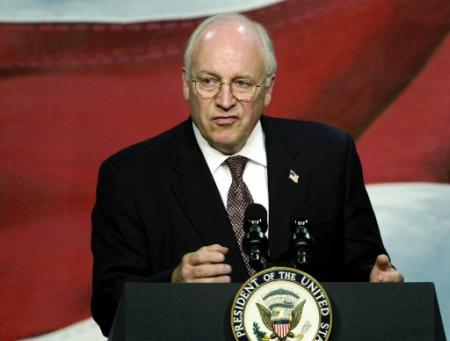
#> input picture test_images/img_392.jpg, 450 x 341 px, given in place of test_imagesimg_140.jpg, which was not available; the run also reads 1 picture not shown here
$ python haar_face_detection.py --folder test_images --xml haarcascade_frontalface_default.xml
#> lines starting #> are read from the running program, lines starting #| are printed output that depends on the picture; pictures that were not available may be replaced by others from this repository, and a replacement may not be noted
# Usage example: python3 haar_face_detection.py --folder=data/originalPics/2002/07/19/big/ --xml=haarcascade_frontalface_default.xml

# import the necessary packages
import cv2 as cv
import argparse
import os
import json
import time


# Construct the argument parse and parse the arguments
ap = argparse.ArgumentParser()
ap.add_argument("-f", "--folder", required = True,
	help = "path to folder with images")
ap.add_argument("-x", "--xml", required = True,
    help = "path to haarcascade xml file")
args = ap.parse_args()

print("[INFO] loading model...")
# Load the required XML classifiers
face_cascade = cv.CascadeClassifier(args.xml)

# Path to test image
path  = 'test_images/img_140.jpg'

# List of dictionary
annotation = []

# Make dirictory if it isn't here
if not os.path.isdir('images/'):
    os.makedirs('images/')

def load_images_from_folder(path):
    """Load images from the folder

    Keyword arguments:
    path -- path to folder with images

    """

    for (i,filename) in enumerate(os.listdir(path)):
        if filename.split('.')[-1].lower() in {'jpeg', 'jpg', 'png'}:
            load_images_to_folder(path + filename, i)
#> in load_images_to_folder, img is the input picture: shape (341, 450, 3); mean B, G, R 56.2, 62.5, 96.8
#> in face_detection, `gray = cv.cvtColor(image, cv.COLOR_BGR2GRAY)`:
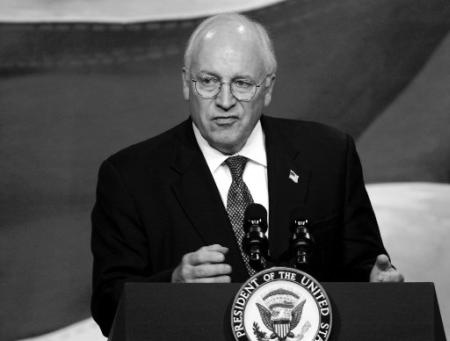
#> gray: shape (341, 450); min 0, max 255, mean 72
#> in face_detection, `faces = face_cascade.detectMultiScale(gray, 1.3, 5)`: faces = [[174, 42, 100, 100]]
#| Number of faces detected: 1
#> the loop in load_images_to_folder, `for (x,y,w,h) in faces:` made 1 pass
#> pass 1, in load_images_to_folder, `blurred = cv.GaussianBlur(img,(25,25),0)`:
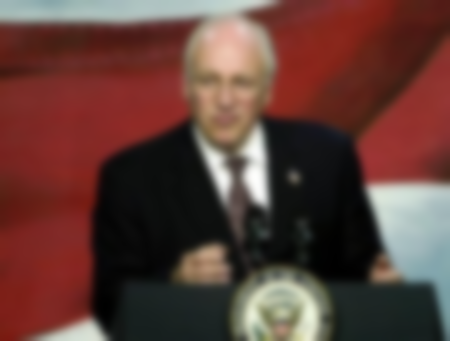
#> blurred: shape (341, 450, 3); mean B, G, R 56.1, 62.5, 96.7
#> pass 1, in load_images_to_folder, `cv.imwrite(os.path.join('images/', "image-" + str(key) + ".jpg"), img)`:
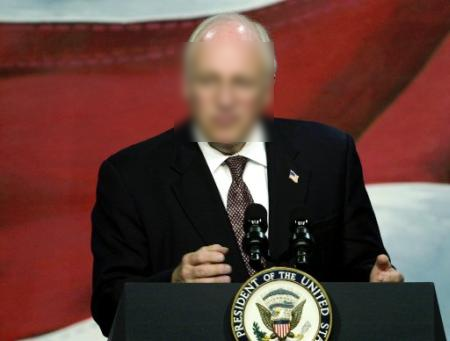
#> saved as image-0.jpg: shape (341, 450, 3); mean B, G, R 56.1, 62.5, 96.7
#> after the loop in load_images_to_folder, `for (x,y,w,h) in faces:`: annotation = 1 item; coor = [[174, 42, 274, 142]]; k = 1
#> pass 2 of the loop in load_images_from_folder, `for (i,filename) in enumerate(os.listdir(path)):`:
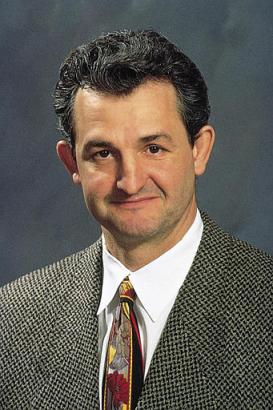
#> input picture test_images/img_140.jpg, 273 x 410 px, given in place of test_imagesimg_392.jpg, which was not available
#> in load_images_to_folder, img is the input picture: shape (410, 273, 3); mean B, G, R 87.1, 94.5, 100.3
#> in face_detection (call 2), `gray = cv.cvtColor(image, cv.COLOR_BGR2GRAY)`:
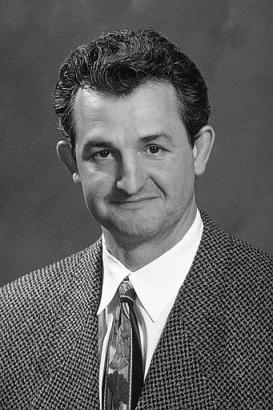
#> gray: shape (410, 273); min 0, max 255, mean 95.4
#> in face_detection (call 2), `faces = face_cascade.detectMultiScale(gray, 1.3, 5)`: faces = [[57, 91, 151, 151]]
#| Number of faces detected: 1
#> the loop in load_images_to_folder (call 2), `for (x,y,w,h) in faces:` made 1 pass
#> pass 1, in load_images_to_folder (call 2), `cv.imwrite(os.path.join('images/', "image-" + str(key) + ".jpg"), img)`:
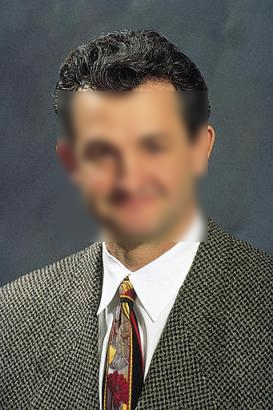
#> saved as image-1.jpg: shape (410, 273, 3); mean B, G, R 87.1, 94.5, 100.2
#> after the loop in load_images_to_folder (call 2), `for (x,y,w,h) in faces:`: annotation = 2 items; coor = [[57, 91, 208, 242]]; k = 1

def face_detection(image):
    """Detect faces on image

    Keyword argument:
    image -- path to input image
    key   -- number of detected image

    """

    # Load input image
    # img = cv.imread(image)
    # Convert to grayscale mode
    #print(image)
    gray = cv.cvtColor(image, cv.COLOR_BGR2GRAY)

    faces = face_cascade.detectMultiScale(gray, 1.3, 5)

    return faces

def load_images_to_folder(image, key):
    """Make json file with result"""

    # List of coordinats
    coor = []
    # Start number of faces
    k = 1

    # Load input image
    img = cv.imread(image)

    # Number of faces
    faces = face_detection(img)
    #print(len(faces))

    # Check if the persons who have been detected
    # if no faces assign a value 0
    if len(faces) == 0:
        faces = 0
        print("Number of faces detected: " + str(faces))

        # Resize image in a half
        cv.resize(img,(0,0), fx = 0.5, fy = 0.5)
        # Write image in a folder images
        cv.imwrite(os.path.join('images/', "image-" + str(key) + ".jpg"), img)

        # Create dictionary with coordinats = None
        json_dict = create_dict(None, faces, key)
        # Add dictionary in the list
        annotation.append(json_dict)
        with open('result.json', 'w') as f:
            # Write the results
            f.write(json.dumps(annotation))
    # else find all faces coordinats
    else:
        print("Number of faces detected: " + str(faces.shape[0]))
        for (x,y,w,h) in faces:
                #cv.rectangle(img,(x,y),(x+w,y+h),(255,0,0),2)

                # Create a filter
                blurred = cv.GaussianBlur(img,(25,25),0)
                # Change the detected faces to blurring
                img[y:y+h,x:x+w] = blurred[y:y+h,x:x+w]

                coor.append([x,y,x+w,y+h])

                # Draw number of faces detection on image
                #cv.putText(img, "Number of faces detected: " + str(faces.shape[0]), (0,img.shape[0] -10), cv.FONT_HERSHEY_TRIPLEX, 0.5,  (0,0,0), 1)
                #cv.rectangle(img, ((0,img.shape[0] -25)),(270, img.shape[0]), (255,255,255), -1)

                # resize image in a half
                cv.resize(img, (0,0), fx = 0.5, fy = 0.5)
                # Only if detected all faces in the image
                if  k == faces.shape[0]:

                    # Write image in a folder images
                    cv.imwrite(os.path.join('images/', "image-" + str(key) + ".jpg"), img)

                    json_dict = create_dict(str(coor), faces.shape[0], key)
                    # Add dictionary in the list
                    annotation.append(json_dict)

                    with open('result.json', 'w') as f:
                        # Write the results
                        f.write(json.dumps(annotation))
                # If not all the faces in the image are detecting,add number of faces
                else:
                    k+=1


def create_dict(bbox, faces, key):
    """Return the dictionary

    Keyword argument:
    bbox  -- list of the faces coordinats
    faces -- number of faces detected
    key   -- number of detected image

    """

    d = { "Image": 'image-' + str(key) + 'jpg',
          "Number of faces detected: " : str(faces),
          "Coordinats:" : bbox}
    return d


if __name__ == "__main__":

    # Start time counter
    start_time = time.time()

    load_images_from_folder(args.folder)

    # Test the function
    if len(face_detection(cv.imread(path))) == 1:
        print('Test is OK')
    else:
        print('Test is Fail')

    # Print time spent on image processing
    print('[INFO] elapsed time: {:.2f}s'.format(time.time()-start_time))
    print('[INFO] all images are detecting')
